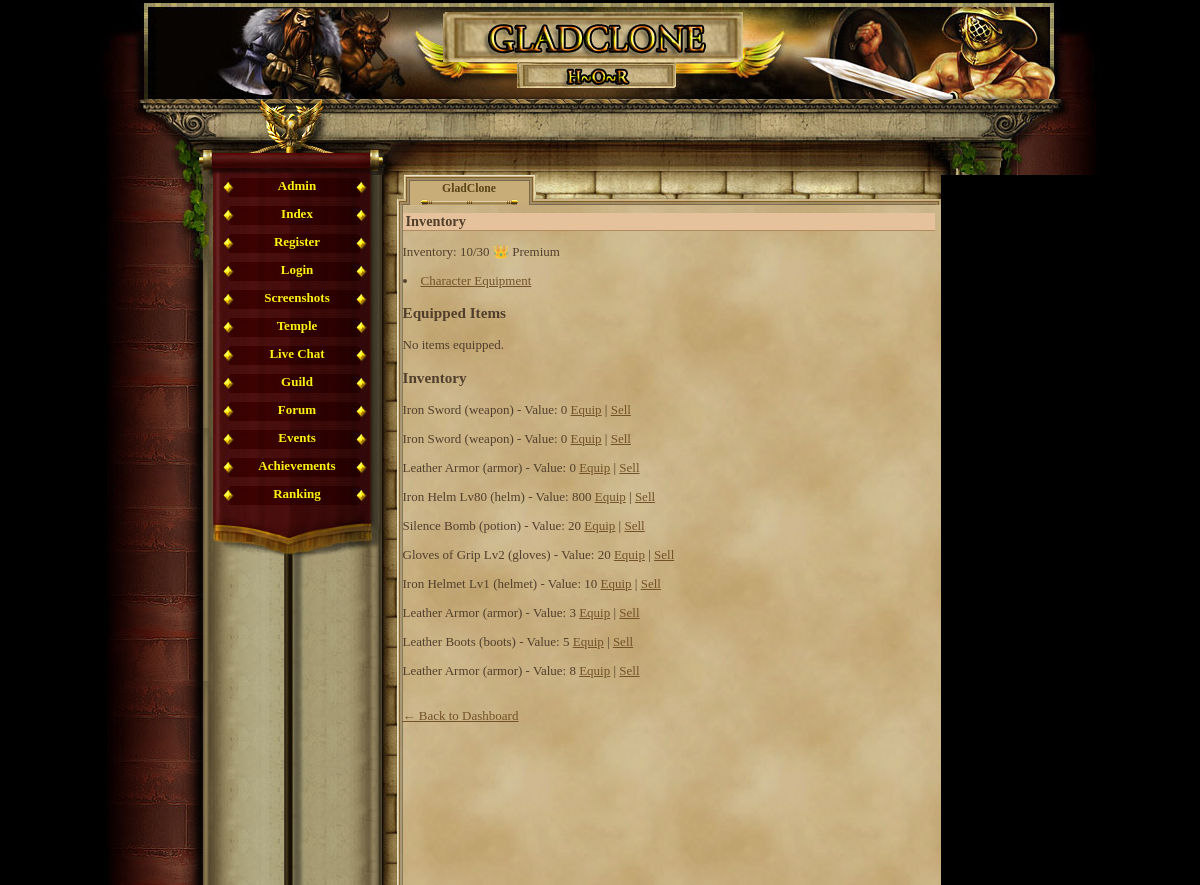
Before: /inventory.php (signed in) with the older database file.
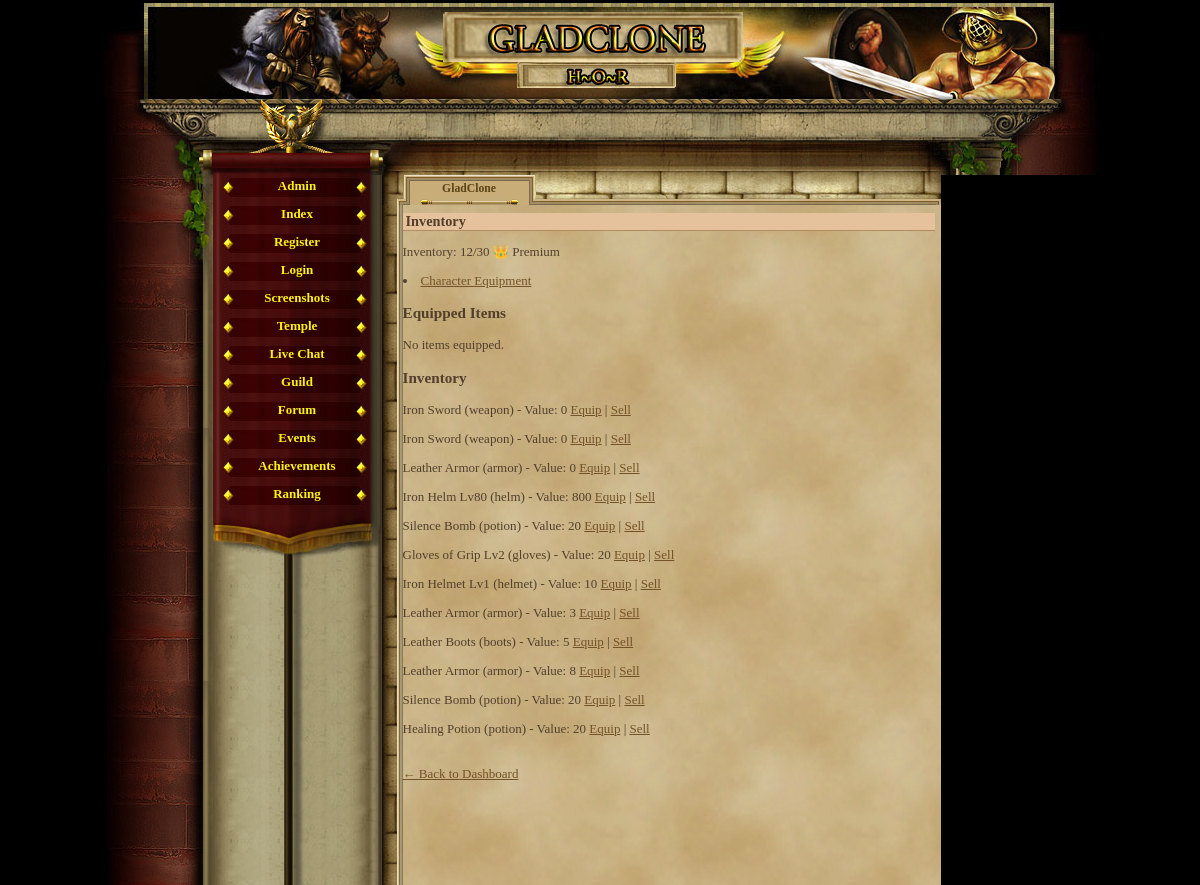
After: the same page with the newer database file.
### tables this page shows
CREATE TABLE `player_items` (
  `id` int(11) NOT NULL AUTO_INCREMENT,
  `player_id` int(11) NOT NULL,
  `item_id` int(11) NOT NULL,
  `quantity` int(11) NOT NULL DEFAULT '1',
  `equipped` tinyint(1) NOT NULL DEFAULT '0',
  `position` int(11) NOT NULL DEFAULT '0',
  PRIMARY KEY (`id`),
  KEY `player_id` (`player_id`),
  KEY `item_id` (`item_id`),
  CONSTRAINT `player_items_ibfk_1` FOREIGN KEY (`player_id`) REFERENCES `gracze` (`id`),
  CONSTRAINT `player_items_ibfk_2` FOREIGN KEY (`item_id`) REFERENCES `items` (`id`)
);

CREATE TABLE `items` (
  `id` int(11) NOT NULL AUTO_INCREMENT,
  `name` varchar(50) NOT NULL,
  `description` text,
  `type` varchar(20) NOT NULL,
  `attack_bonus` int(11) DEFAULT '0',
  `defense_bonus` int(11) DEFAULT '0',
  `sell_value` int(11) NOT NULL DEFAULT '10',
  `value` int(11) NOT NULL DEFAULT '0',
  `price` int(11) NOT NULL DEFAULT '0',
  `image` varchar(255) DEFAULT 'default.png',
  `slot` varchar(20) NOT NULL DEFAULT 'misc',
  `dex_bonus` int(11) DEFAULT '0',
  `level_required` int(11) DEFAULT '1',
  `effect_type` varchar(10) DEFAULT 'NULL',
  `target_attr` varchar(20) DEFAULT NULL,
  `effect_value` int(11) DEFAULT '0',
  `duration` int(11) DEFAULT '0',
  PRIMARY KEY (`id`)
);

### inventory.php (the view, shortened to what this page needs)
<?php
require_once('var/ustawienia.php');
require_once('gora_strony.php');
require_once('menu_l.php');
$player_id = $_SESSION['id'];
$res = $conn->query("SELECT is_premium FROM gracze WHERE id = $player_id");
$is_premium = $res->fetch_assoc()['is_premium'] ?? 0;
$inventory_limit = $is_premium ? 30 : 20;
$inv_count = $conn->query("SELECT COUNT(*) AS total FROM player_items WHERE player_id = $player_id")->fetch_assoc()['total'];
?>
<h2>Inventory</h2>
<p>Inventory: <?= $inv_count ?>/<?= $inventory_limit ?> <?= $is_premium ? "👑 Premium" : "" ?></p>
<li><a href='character_equipment.php'>Character Equipment</a></li>
<?php
echo "<h3>Equipped Items</h3>";
$equipped_query = $conn->prepare("
    SELECT pi.id as player_item_id, i.name, i.type, i.value
    FROM player_items pi
    JOIN items i ON pi.item_id = i.id
    WHERE pi.player_id = ? AND pi.equipped = 1
");
$equipped_query->bind_param("i", $player_id);
$equipped_query->execute();
$equipped_result = $equipped_query->get_result();
if ($equipped_result->num_rows > 0) {
    while ($item = $equipped_result->fetch_assoc()) {
        echo "<p>{$item['name']} ({$item['type']}) - Value: {$item['value']}
            <a href='unequip_item.php?id={$item['player_item_id']}'>Unequip</a></p>";
    }
} else {
    echo "<p>No items equipped.</p>";
}
echo "<h3>Inventory</h3>";
$inv_query = $conn->prepare("
    SELECT pi.id as player_item_id, i.name, i.type, i.value, pi.equipped
    FROM player_items pi
    JOIN items i ON pi.item_id = i.id
    WHERE pi.player_id = ?
");
$inv_query->bind_param("i", $player_id);
$inv_query->execute();
$inv_result = $inv_query->get_result();
if ($inv_result->num_rows > 0) {
    while ($item = $inv_result->fetch_assoc()) {
        echo "<p>{$item['name']} ({$item['type']}) - Value: {$item['value']} ";
        if ($item['equipped']) {
            echo "[Equipped]";
        } else {
            echo "<a href='inventory.php?equip={$item['player_item_id']}'>Equip</a> | ";
            echo "<a href='sell_item.php?id={$item['player_item_id']}' onclick=\"return confirm('Sell this item?');\">Sell</a>";
        }
        echo "</p>";
    }
} else {
    echo "<p>No items in inventory.</p>";
}
?>
<br><a href="index.php">← Back to Dashboard</a>

Changed rows visible on the page:
added player_items: item.name "Silence Bomb", item.type "potion", item.value "20"
added player_items: item.name "Healing Potion", item.type "potion", item.value "20"
Other visible differences:
$inv_count: "10" → "12"
